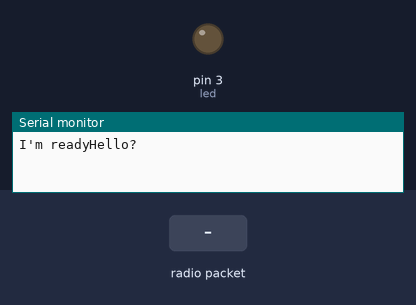
This sketch was run on a simulated Arduino Uno, built with avr-gcc and run on an emulated ATmega328P. Shown: output pins drawn as LEDs (lit = HIGH), the last lines printed to the serial monitor. The inputs (shaded band) are chosen by the test bench. No radio packets arrive unless stated.

Above: at 1.2 s.
1.3 s: radio packet "1" arrives
At 2.3 s:
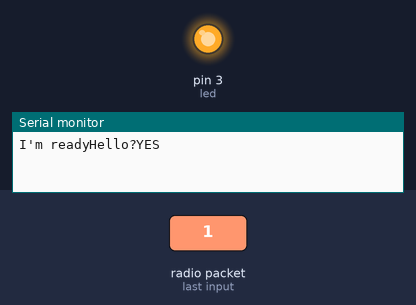
2.8 s: radio packet "3" arrives
At 3.4 s:
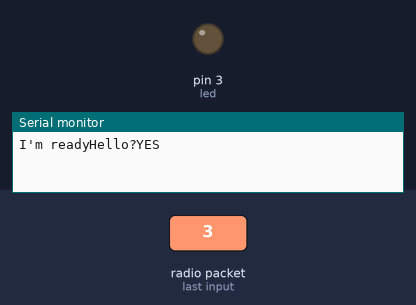
Timing chart, 0 to 5.8 s (numbered marks = the images above; inputs shaded):
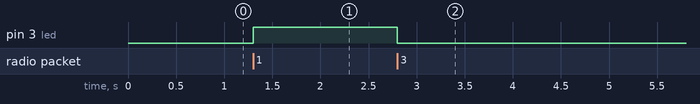

Measured:
- after the input at 1.3 s, pin 3 (led): LOW → HIGH at once
- after the input at 2.8 s, pin 3 (led): HIGH → LOW at once

The sketch:

helmet_rx.ino
```cpp
#include <VirtualWire.h>
#include <SoftwareSerial.h>
SoftwareSerial GPRS(7, 6); //11 = TX, 12 = RX
unsigned char buffer[64]; //port
int count = 0;

int led = 3;
int rece[] = {3};
void setup() {
  GPRS.begin(9600); // the GPRS baud rate
  Serial.begin(9600);
  vw_setup(2000);
  vw_set_rx_pin(4);
  vw_rx_start();
  Serial.print("I'm ready");
  Serial.print("Hello?");

  for (int i = 0; i < 3; i++)
  {
    pinMode(rece[i], OUTPUT);
  }


}

void loop() {
  uint8_t buf[VW_MAX_MESSAGE_LEN];
  uint8_t buflen = VW_MAX_MESSAGE_LEN;

  if (vw_get_message(buf, &buflen)) // Non-blocking
  {
    int i;

    // Flash a light to show received good message
    // Message with a good checksum received, dump it.
    for (i = 0; i < buflen; i++)
    {
      // Serial.print(buf[i]);//print received command
      if (buf[i] == '1') //if button 1 is pressed.... i.e.forward buton
      {
        digitalWrite(led, HIGH);
        Serial.println("YES");
      }
      if (buf[i] == '2') //if button 2 is pressed.... i.e.back buton
      {

        digitalWrite(led, LOW);
        delay(100);
        MSGALCOHOL();


      }

      if (buf[i] == '3') //if button 2 is pressed.... i.e.back buton
      {
        digitalWrite(led, LOW);


      }
      if (buf[i] == '4') //if button 1 is pressed.... i.e.forward buton
      {
        MSG();
      }
      if (buf[i] == '5') //if button 1 is pressed.... i.e.forward buton
      {
      }
      Serial.print(" ");
    }
    Serial.println("");

  }
}

void MSG()
{ // if no data transmission ends, write buffer to hardware serial port


  GPRS.write("AT+CMGF=1\r"); //sending SMS in text mode
  delay(1000);
  Serial.println("AT+CMGF=1\r");
  GPRS.write("AT+CMGS=\"9425961701\"\r"); // phone number
  delay(1000);
  Serial.println("AT+CMGS=\"+919425961701\"\r");
  GPRS.write("Accident!! Latitude = 22.7203616 && Longitude = 75.8681996 \r"); // message
  delay(1000);
  Serial.println("Hello how are you?\r");
  delay(1000);
  GPRS.write(0x1A);
  //send a Ctrl+Z (end of the message)
  delay(1000);
  Serial.println("SMS sent successfully");

}
void MSGALCOHOL()
{ // if no data transmission ends, write buffer to hardware serial port


  GPRS.write("AT+CMGF=1\r"); //sending SMS in text mode
  delay(1000);
  Serial.println("AT+CMGF=1\r");
  GPRS.write("AT+CMGS=\"9425961701\"\r"); // phone number
  delay(1000);
  Serial.println("AT+CMGS=\"+919425961701\"\r");
  GPRS.write("9425961701       DRUNK!!!!          UNSAFE"); // message
  delay(1000);
  Serial.println("Hello how are you?\r");
  delay(1000);
  GPRS.write(0x1A);
  //send a Ctrl+Z (end of the message)
  delay(1000);
  Serial.println("SMS sent successfully");

}
```
